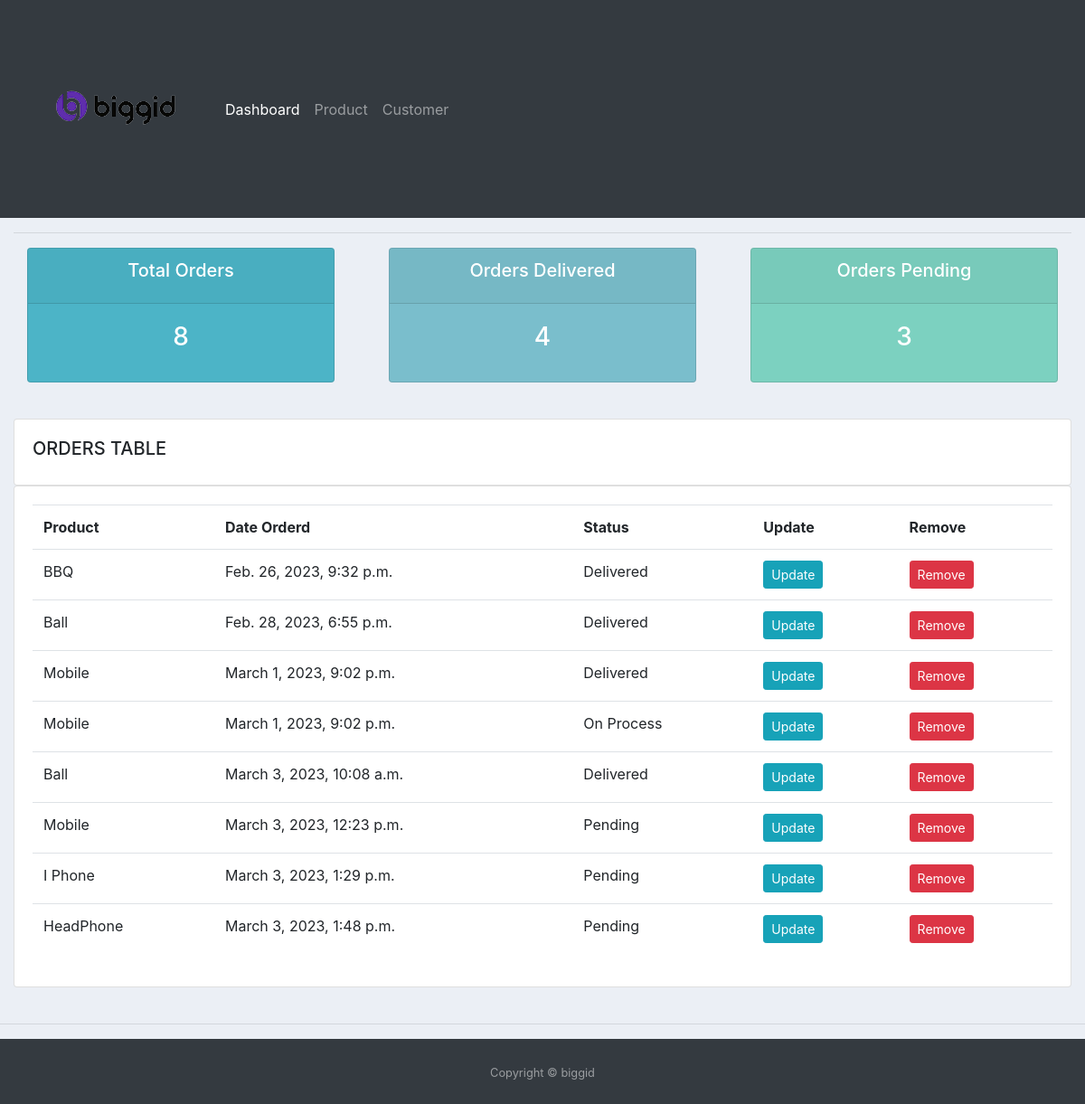
The page / on the database its author committed.
### accounts/models.py (models this page shows, shortened)
class Order(models.Model):
    STATUS = (
        ('Pending', 'Pending'),
        ('On Process', 'On Process'),
        ('Delivered', 'Delivered'),
    )
    customer = models.ForeignKey(
        Customer, null=True, on_delete=models.SET_NULL)
    product = models.ForeignKey(Product, null=True, on_delete=models.SET_NULL)
    date_created = models.DateTimeField(auto_now_add=True, null=True)
    status = models.CharField(max_length=200, null=True, choices=STATUS)

class Product(models.Model):
    CATEGORY = (
        ('Food', 'Food'),
        ('Outdoor Item', 'Outdoor Item'),
        ('Gadget', 'Gadget'),
    )
    name = models.CharField(max_length=200, null=True)
    price = models.FloatField(null=True)
    category = models.CharField(max_length=200, null=True, choices=CATEGORY)
    Description = models.CharField(max_length=200, null=True, blank=True)
    date_created = models.DateTimeField(auto_now_add=True, null=True)
    tags = models.ManyToManyField(Tag)
    def __str__(self):
        return self.name

### accounts/views.py (the view)
# urls.py: path('', views.home, name='home'),
def home(request):
    customers = Customer.objects.all()
    orders = Order.objects.all()
    total_orders = orders.count()
    total_customers = customers.count()
    delivered = orders.filter(status='Delivered').count()
    pending = orders.filter(status='Pending').count()
    context = {'orders': orders,
               'total_orders': total_orders, 'total_customers': total_customers, 'delivered': delivered, 'pending': pending}
    return render(request, 'accounts/dashboard.html', context)

### accounts/templates/accounts/dashboard.html (shortened to what this page needs)
{% extends 'accounts/main.html' %} {% block content %}
<div class="row">
  <div class="col">
    <div class="col-md">
      <div class="card text-center text-white mb-3" id="total-orders">
        <div class="card-header">
          <h5 class="card-title">Total Orders</h5>
        </div>
        <div class="card-body">
          <h3 class="card-title">{{total_orders}}</h3>
        </div>
      </div>
    </div>
  </div>
  <div class="col">
    <div class="col-md">
      <div class="card text-center text-white mb-3" id="orders-delivered">
        <div class="card-header">
          <h5 class="card-title">Orders Delivered</h5>
        </div>
        <div class="card-body">
          <h3 class="card-title">{{delivered}}</h3>
        </div>
      </div>
    </div>
  </div>
  <div class="col">
    <div class="col-md">
      <div class="card text-center text-white mb-3" id="orders-pending">
        <div class="card-header">
          <h5 class="card-title">Orders Pending</h5>
        </div>
        <div class="card-body">
          <h3 class="card-title">{{pending}}</h3>
        </div>
      </div>
    </div>
  </div>
</div>
<class class="container-fluid">
  <br />
  <class class="row">
    <div class="col-md">
      <div class="card card-body">
        <h5>ORDERS TABLE</h5>
      </div>
      <div class="card card-body">
        <table class="table">
          <tr>
            <th>Product</th>
            <th>Date Orderd</th>
            <th>Status</th>
            <th>Update</th>
            <th>Remove</th>
          </tr>
          {% for i in orders %}
          <tr>
            <td>{{i.product}}</td>
            <td>{{i.date_created}}</td>
            <td>{{i.status}}</td>
            <td>
              <a
                class="btn btn-sm btn-info"
                href="{% url 'update_order' i.id %}"
                >Update</a
              >
            </td>
            <td>
              <a
                class="btn btn-sm btn-danger"
                href="{% url 'delete_order' i.id %}"
                >Remove</a
              >
            </td>
          </tr>
          {% endfor %}
        </table>
      </div>
    </div>
    </class>
    </class>
  </div>
    {% endblock %}

### accounts/templates/accounts/main.html (style rules this page uses)
body { background-color: #ebeff5; }
#total-orders { background-color: #4cb4c7; }
#orders-delivered { background-color: #7abecc; }
#orders-pending { background-color: #7cd1c0; }

### rows shown on the page
Order: product "BBQ", date_created "Feb. 26, 2023, 9:32 p.m.", status "Delivered"
Order: product "Ball", date_created "Feb. 28, 2023, 6:55 p.m.", status "Delivered"
Order: product "Mobile", date_created "March 1, 2023, 9:02 p.m.", status "Delivered"
Order: product "Mobile", date_created "March 1, 2023, 9:02 p.m.", status "On Process"
Order: product "Ball", date_created "March 3, 2023, 10:08 a.m.", status "Delivered"
Order: product "Mobile", date_created "March 3, 2023, 12:23 p.m.", status "Pending"
Order: product "I Phone", date_created "March 3, 2023, 1:29 p.m.", status "Pending"
Order: product "HeadPhone", date_created "March 3, 2023, 1:48 p.m.", status "Pending"

### other values the page prints
{{ total_orders }} "8"
{{ delivered }} "4"
{{ pending }} "3"
